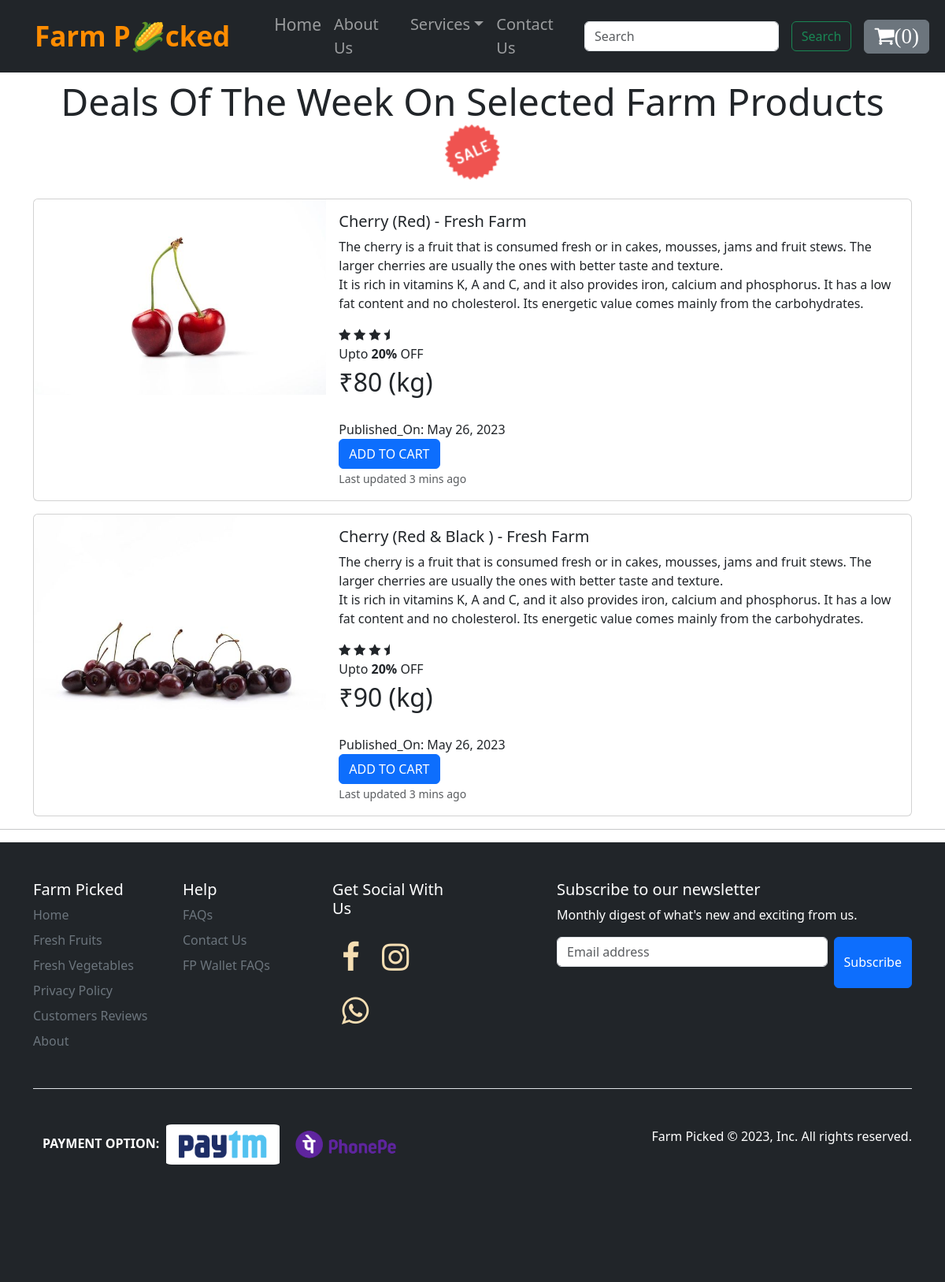
The app's page /dealsweek/ with its own data.
### shop/models.py (models this page shows, shortened)
class DealsWeek(models.Model):
    dealweek_id = models.AutoField(primary_key=True)
    image = models.ImageField(upload_to="shop/images", default="")
    product_name = models.CharField(max_length=50)
    category = models.CharField(max_length=50, default="")
    price = models.IntegerField(default=0)
    pub_date = models.DateField()

### FarmPicked/views.py (the view)
# urls.py: path("dealsweek/", views.DealsOfTheWeek, name="dealsweek"),
def DealsOfTheWeek(request):
    dealweekdata = DealsWeek.objects.all()
    data = {
        "dealweekdata": dealweekdata,
    }
    return render(request, "Dealsoftheweek.html", data)

### templates/Dealsoftheweek.html
{% extends 'base.html' %}
{% block section %}
<section>
  <div class="container mt-2 mb-4">
    <h2 align="center" style="font-size:300%;">Deals Of The Week On Selected Farm Products <img src="/static/img/Background.png" width=70></h2>
</div>
    {% for n in dealweekdata %}
    <div class="container mt-3">
    <div class="card mb-3 " style="max-width: 81rem;">
        <div class="row g-0">
          <div class="col-md-4">
            <img src="/media/{{n.image}}" class="img-fluid rounded-start" alt="..." >
          </div>
          <div class="col-md-8">
              <div class="card-body">
                  <h5 class="card-title" id="nameprdw{{n.dealweek_id}}">{{n.product_name}}</h5>
                  <p class="card-text ">The cherry is a fruit that is consumed fresh or in cakes,
                    mousses, jams and fruit stews. The larger cherries are usually the ones with better taste and texture.<br>
                    It is rich in vitamins K, A and C, and it also provides iron, calcium and phosphorus. It has a low fat
                    content and no cholesterol. Its energetic value comes mainly from the carbohydrates.</p>
              <div class="stars">
                <i class="fa fa-star"></i>
                <i class="fa fa-star"></i>
                <i class="fa fa-star"></i>
                <i class="fa fa-star-half"></i>
              </div>
              <div >Upto <b>20%</b> OFF</div>
              <div class="price fs-2">₹{{n.price}} (kg)</div><br>
              <div class="pub_date">Published_On: {{n.pub_date}}</div>
              <button type="button" id="prdw{{n.dealweek_id}}" class="btn btn-primary cart">ADD TO CART</button>
              <p class="card-text"><small class="text-body-secondary">Last updated 3 mins ago</small></p>
            </div>
          </div>
        </div>
      </div>
    </div>
      {% endfor %}
</section>
{% endblock  %}

### static/css/styleFP.css (style rules this page uses)
:root { --gray: gray; --black: #130f40; --light-color: #666; --box-shadow: 0.5rem 1rem rgba(0, 0, 0, 0.1); --border: 2rem solid rgba(0, 0, 0.1); --outline: .1rem solid rgba(0, 0, 0, 0.1); }

### records on screen
DealsWeek: image (picture), product_name "Cherry (Red) - Fresh Farm", price "80", pub_date "May 26, 2023"
DealsWeek: image (picture), product_name "Cherry (Red & Black ) - Fresh Farm", price "90", pub_date "May 26, 2023"
